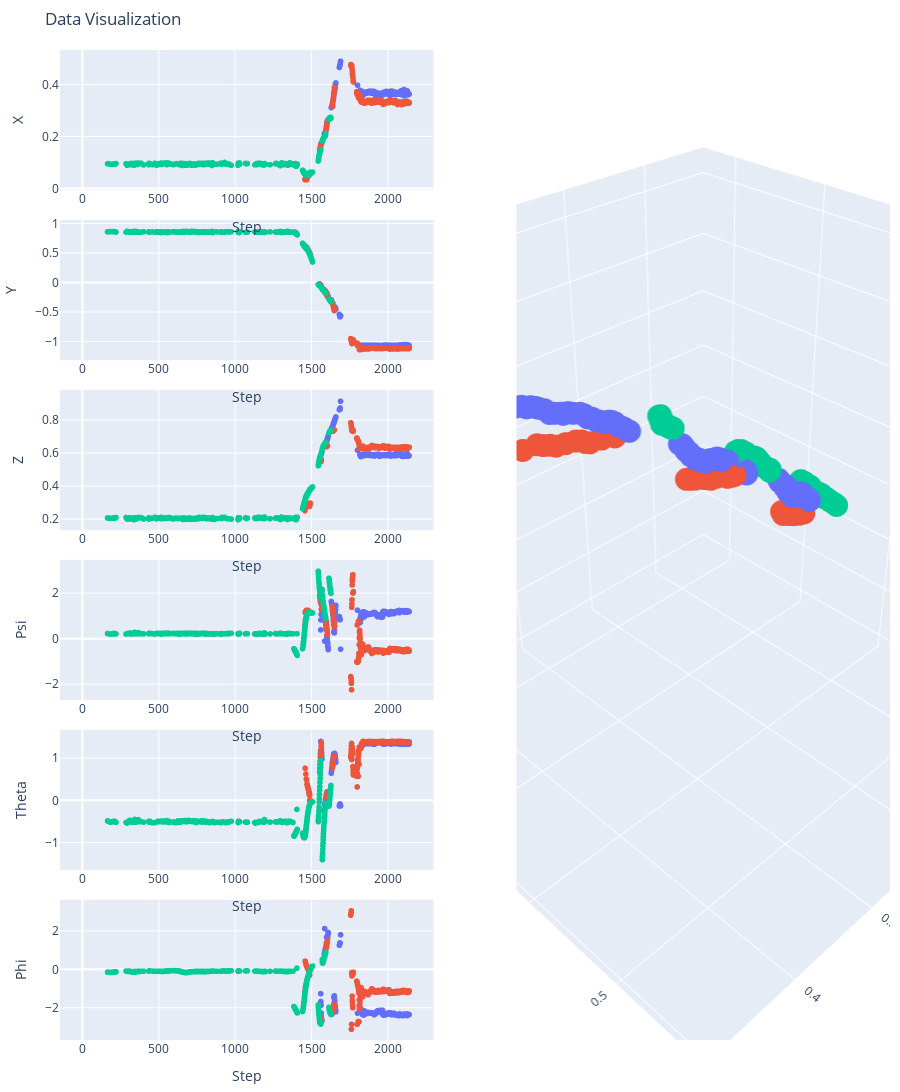

Notebook code for this chart:
### Markdown cell above
The first version of the graph is built with plotly to add interaction, allowing to check the position of points and use the sliders to offset the trajectories if need be.

The second version uses matplotlib to generate a static plot that looks better when exported.

To run this code, you first need to generate datapoints from main.py

### Code cell
import os
import glob
import pandas as pd
import plotly.express as px
import plotly.graph_objects as go
from plotly.subplots import make_subplots
from ipywidgets import interact, IntSlider, IntText, HBox, VBox, Button, Output
import numpy as np
import plotly.io as pio

output_dir = '/mnt/2To/jupyter_data/PdS_LC/program/all_results/vid246' #Where the files are 

files = sorted(glob.glob(os.path.join(output_dir, '*.txt')))
missing = []
DEFAULT_OFFSETS = [0,93,165] #Default offets between the files

dataframes = []
for csv, color in zip(files, ['r', 'g', 'b']): # Read and concatenate all data into a list of DataFrames
    df = pd.read_csv(csv, names=['filename', 'x', 'y', 'z', 'alpha', 'beta', 'gamma', 'center_x', 'center_y', 'rvec0', 'rvec1', 'rvec2', 'error', 'corners'], na_values=missing)
    df['color'] = color  # Add color column to differentiate datasets
    #df = df[1000:2000]
    dataframes.append(df)

output = Output() # Output widget to hold the plot


current_layout = {} # Store the current layout to preserve zoom levels


def update_plots(offset1=0, offset2=0, offset3=0): # Function to update the plots based on offsets
    global current_layout
    
    df1 = dataframes[0].copy()
    df2 = dataframes[1].copy()
    df3 = dataframes[2].copy()
    
    df1['adjusted_index'] = df1.index + offset1
    df2['adjusted_index'] = df2.index + offset2
    df3['adjusted_index'] = df3.index + offset3
    
    df_all = pd.concat([df1, df2, df3], ignore_index=True)
    
    fig = make_subplots(     # Create a subplot figure with 6 rows and 2 columns
        rows=6, cols=2,
        column_widths=[0.5, 0.5],
        row_heights=[0.16]*6,
        specs=[
            [{"type": "scatter"}, {"type": "scatter3d", "rowspan": 6}],
            [{"type": "scatter"}, None],
            [{"type": "scatter"}, None],
            [{"type": "scatter"}, None],
            [{"type": "scatter"}, None],
            [{"type": "scatter"}, None]
        ],
        horizontal_spacing=0.1,
        vertical_spacing=0.03
    )
    
    # Add 2D scatter plots to the left column
    for trace in px.scatter(df_all, x='adjusted_index', y='x', color='color').data:
        fig.add_trace(trace, row=1, col=1)
    for trace in px.scatter(df_all, x='adjusted_index', y='y', color='color').data:
        fig.add_trace(trace, row=2, col=1)
    for trace in px.scatter(df_all, x='adjusted_index', y='z', color='color').data:
        fig.add_trace(trace, row=3, col=1)
    for trace in px.scatter(df_all, x='adjusted_index', y='alpha', color='color').data:
        fig.add_trace(trace, row=4, col=1)
    for trace in px.scatter(df_all, x='adjusted_index', y='beta', color='color').data:
        fig.add_trace(trace, row=5, col=1)
    for trace in px.scatter(df_all, x='adjusted_index', y='gamma', color='color').data:
        fig.add_trace(trace, row=6, col=1)
    
    # Add 3D scatter plot to the right column
    for trace in px.scatter_3d(df_all, x='x', y='y', z='z', color='color').data:
        fig.add_trace(trace, row=1, col=2)
    
    fig.update_layout(     # Update layout and axes labels
        height=1200,
        showlegend=False,
        title_text="Data Visualization",
        margin=dict(l=10, r=10, t=50, b=50)
    )
    
    fig.update_xaxes(title_text="Step", row=1, col=1)
    fig.update_yaxes(title_text="X", row=1, col=1)
    
    fig.update_xaxes(title_text="Step", row=2, col=1)
    fig.update_yaxes(title_text="Y", row=2, col=1)
    
    fig.update_xaxes(title_text="Step", row=3, col=1)
    fig.update_yaxes(title_text="Z", row=3, col=1)
    
    fig.update_xaxes(title_text="Step", row=4, col=1)
    fig.update_yaxes(title_text="Psi", row=4, col=1)
    
    fig.update_xaxes(title_text="Step", row=5, col=1)
    fig.update_yaxes(title_text="Theta", row=5, col=1)
    
    fig.update_xaxes(title_text="Step", row=6, col=1)
    fig.update_yaxes(title_text="Phi", row=6, col=1)

    fig.update_scenes(aspectmode='cube', aspectratio=dict(x=1, y=1, z=1))
    
    if current_layout:
        fig.update_layout(**current_layout)
    
    with output:
        output.clear_output(wait=True)
        fig.show()
    
    current_layout = fig.layout.to_plotly_json()

# We create sliders
offset1_slider = IntSlider(min=0, max=1000, step=1, value=DEFAULT_OFFSETS[0], description='Offset DF 1')
offset2_slider = IntSlider(min=0, max=1000, step=1, value=DEFAULT_OFFSETS[1], description='Offset DF 2')
offset3_slider = IntSlider(min=0, max=1000, step=1, value=DEFAULT_OFFSETS[2], description='Offset DF 3')

# We add text inputs text inputs
offset1_text = IntText(value=offset1_slider.value, description='Value DF 1')
offset2_text = IntText(value=offset2_slider.value, description='Value DF 2')
offset3_text = IntText(value=offset3_slider.value, description='Value DF 3')

# We link sliders and text inputs
offset1_slider.observe(lambda change: offset1_text.set_trait('value', offset1_slider.value), names='value')
offset2_slider.observe(lambda change: offset2_text.set_trait('value', offset2_slider.value), names='value')
offset3_slider.observe(lambda change: offset3_text.set_trait('value', offset3_slider.value), names='value')

offset1_text.observe(lambda change: offset1_slider.set_trait('value', offset1_text.value), names='value')
offset2_text.observe(lambda change: offset2_slider.set_trait('value', offset2_text.value), names='value')
offset3_text.observe(lambda change: offset3_slider.set_trait('value', offset3_text.value), names='value')

# Add increment/decrement slider values
def increment_slider(slider):
    slider.value = slider.value + 1

def decrement_slider(slider):
    slider.value = slider.value - 1

# Add buttons for each slider
def create_buttons(slider):
    increment_button = Button(description='+')
    decrement_button = Button(description='-')
    increment_button.on_click(lambda b: increment_slider(slider))
    decrement_button.on_click(lambda b: decrement_slider(slider))
    return increment_button, decrement_button

# Layout sliders with buttons and text inputs
slider1_inc, slider1_dec = create_buttons(offset1_slider)
slider1_box = HBox([slider1_dec, offset1_slider, slider1_inc, offset1_text])

slider2_inc, slider2_dec = create_buttons(offset2_slider)
slider2_box = HBox([slider2_dec, offset2_slider, slider2_inc, offset2_text])

slider3_inc, slider3_dec = create_buttons(offset3_slider)
slider3_box = HBox([slider3_dec, offset3_slider, slider3_inc, offset3_text])

# Display sliders with buttons, text inputs, and the output
display(VBox([slider1_box, slider2_box, slider3_box]))
display(output)

# Use interact to update plots based on slider values
interact(update_plots, offset1=offset1_slider, offset2=offset2_slider, offset3=offset3_slider)

# Initial plot update
update_plots(offset1=DEFAULT_OFFSETS[0], offset2=DEFAULT_OFFSETS[1], offset3=DEFAULT_OFFSETS[2])

### Figure 1 — Plotly figure (JSON) as saved in the notebook; plotly's stock layout.template omitted (floating-point values rounded to 4 significant figures; data arrays with more than 128 entries replaced by an {"elided": "..."} marker saying what was removed)
{"data": [{"hovertemplate": "color=r<br>adjusted_index=%{x}<br>x=%{y}<extra></extra>", "legendgroup": "r", "marker": {"color": "#636efa", "symbol": "circle"}, "mode": "markers", "name": "r", "showlegend": true, "type": "scattergl", "x": {"elided": "2142 int values"}, "xaxis": "x", "y": {"elided": "2142 float values"}, "yaxis": "y"}, {"hovertemplate": "color=g<br>adjusted_index=%{x}<br>x=%{y}<extra></extra>", "legendgroup": "g", "marker": {"color": "#EF553B", "symbol": "circle"}, "mode": "markers", "name": "g", "showlegend": true, "type": "scattergl", "x": {"elided": "2050 int values"}, "xaxis": "x", "y": {"elided": "2050 float values"}, "yaxis": "y"}, {"hovertemplate": "color=b<br>adjusted_index=%{x}<br>x=%{y}<extra></extra>", "legendgroup": "b", "marker": {"color": "#00cc96", "symbol": "circle"}, "mode": "markers", "name": "b", "showlegend": true, "type": "scattergl", "x": {"elided": "1987 int values"}, "xaxis": "x", "y": {"elided": "1987 float values"}, "yaxis": "y"}, {"hovertemplate": "color=r<br>adjusted_index=%{x}<br>y=%{y}<extra></extra>", "legendgroup": "r", "marker": {"color": "#636efa", "symbol": "circle"}, "mode": "markers", "name": "r", "showlegend": true, "type": "scattergl", "x": {"elided": "2142 int values"}, "xaxis": "x2", "y": {"elided": "2142 float values"}, "yaxis": "y2"}, {"hovertemplate": "color=g<br>adjusted_index=%{x}<br>y=%{y}<extra></extra>", "legendgroup": "g", "marker": {"color": "#EF553B", "symbol": "circle"}, "mode": "markers", "name": "g", "showlegend": true, "type": "scattergl", "x": {"elided": "2050 int values"}, "xaxis": "x2", "y": {"elided": "2050 float values"}, "yaxis": "y2"}, {"hovertemplate": "color=b<br>adjusted_index=%{x}<br>y=%{y}<extra></extra>", "legendgroup": "b", "marker": {"color": "#00cc96", "symbol": "circle"}, "mode": "markers", "name": "b", "showlegend": true, "type": "scattergl", "x": {"elided": "1987 int values"}, "xaxis": "x2", "y": {"elided": "1987 float values"}, "yaxis": "y2"}, {"hovertemplate": "color=r<br>adjusted_index=%{x}<br>z=%{y}<extra></extra>", "legendgroup": "r", "marker": {"color": "#636efa", "symbol": "circle"}, "mode": "markers", "name": "r", "showlegend": true, "type": "scattergl", "x": {"elided": "2142 int values"}, "xaxis": "x3", "y": {"elided": "2142 float values"}, "yaxis": "y3"}, {"hovertemplate": "color=g<br>adjusted_index=%{x}<br>z=%{y}<extra></extra>", "legendgroup": "g", "marker": {"color": "#EF553B", "symbol": "circle"}, "mode": "markers", "name": "g", "showlegend": true, "type": "scattergl", "x": {"elided": "2050 int values"}, "xaxis": "x3", "y": {"elided": "2050 float values"}, "yaxis": "y3"}, {"hovertemplate": "color=b<br>adjusted_index=%{x}<br>z=%{y}<extra></extra>", "legendgroup": "b", "marker": {"color": "#00cc96", "symbol": "circle"}, "mode": "markers", "name": "b", "showlegend": true, "type": "scattergl", "x": {"elided": "1987 int values"}, "xaxis": "x3", "y": {"elided": "1987 float values"}, "yaxis": "y3"}, {"hovertemplate": "color=r<br>adjusted_index=%{x}<br>alpha=%{y}<extra></extra>", "legendgroup": "r", "marker": {"color": "#636efa", "symbol": "circle"}, "mode": "markers", "name": "r", "showlegend": true, "type": "scattergl", "x": {"elided": "2142 int values"}, "xaxis": "x4", "y": {"elided": "2142 float values"}, "yaxis": "y4"}, {"hovertemplate": "color=g<br>adjusted_index=%{x}<br>alpha=%{y}<extra></extra>", "legendgroup": "g", "marker": {"color": "#EF553B", "symbol": "circle"}, "mode": "markers", "name": "g", "showlegend": true, "type": "scattergl", "x": {"elided": "2050 int values"}, "xaxis": "x4", "y": {"elided": "2050 float values"}, "yaxis": "y4"}, {"hovertemplate": "color=b<br>adjusted_index=%{x}<br>alpha=%{y}<extra></extra>", "legendgroup": "b", "marker": {"color": "#00cc96", "symbol": "circle"}, "mode": "markers", "name": "b", "showlegend": true, "type": "scattergl", "x": {"elided": "1987 int values"}, "xaxis": "x4", "y": {"elided": "1987 float values"}, "yaxis": "y4"}, {"hovertemplate": "color=r<br>adjusted_index=%{x}<br>beta=%{y}<extra></extra>", "legendgroup": "r", "marker": {"color": "#636efa", "symbol": "circle"}, "mode": "markers", "name": "r", "showlegend": true, "type": "scattergl", "x": {"elided": "2142 int values"}, "xaxis": "x5", "y": {"elided": "2142 float values"}, "yaxis": "y5"}, {"hovertemplate": "color=g<br>adjusted_index=%{x}<br>beta=%{y}<extra></extra>", "legendgroup": "g", "marker": {"color": "#EF553B", "symbol": "circle"}, "mode": "markers", "name": "g", "showlegend": true, "type": "scattergl", "x": {"elided": "2050 int values"}, "xaxis": "x5", "y": {"elided": "2050 float values"}, "yaxis": "y5"}, {"hovertemplate": "color=b<br>adjusted_index=%{x}<br>beta=%{y}<extra></extra>", "legendgroup": "b", "marker": {"color": "#00cc96", "symbol": "circle"}, "mode": "markers", "name": "b", "showlegend": true, "type": "scattergl", "x": {"elided": "1987 int values"}, "xaxis": "x5", "y": {"elided": "1987 float values"}, "yaxis": "y5"}, {"hovertemplate": "color=r<br>adjusted_index=%{x}<br>gamma=%{y}<extra></extra>", "legendgroup": "r", "marker": {"color": "#636efa", "symbol": "circle"}, "mode": "markers", "name": "r", "showlegend": true, "type": "scattergl", "x": {"elided": "2142 int values"}, "xaxis": "x6", "y": {"elided": "2142 float values"}, "yaxis": "y6"}, {"hovertemplate": "color=g<br>adjusted_index=%{x}<br>gamma=%{y}<extra></extra>", "legendgroup": "g", "marker": {"color": "#EF553B", "symbol": "circle"}, "mode": "markers", "name": "g", "showlegend": true, "type": "scattergl", "x": {"elided": "2050 int values"}, "xaxis": "x6", "y": {"elided": "2050 float values"}, "yaxis": "y6"}, {"hovertemplate": "color=b<br>adjusted_index=%{x}<br>gamma=%{y}<extra></extra>", "legendgroup": "b", "marker": {"color": "#00cc96", "symbol": "circle"}, "mode": "markers", "name": "b", "showlegend": true, "type": "scattergl", "x": {"elided": "1987 int values"}, "xaxis": "x6", "y": {"elided": "1987 float values"}, "yaxis": "y6"}, {"hovertemplate": "color=r<br>x=%{x}<br>y=%{y}<br>z=%{z}<extra></extra>", "legendgroup": "r", "marker": {"color": "#636efa", "symbol": "circle"}, "mode": "markers", "name": "r", "scene": "scene", "showlegend": true, "type": "scatter3d", "x": {"elided": "2142 float values"}, "y": {"elided": "2142 float values"}, "z": {"elided": "2142 float values"}}, {"hovertemplate": "color=g<br>x=%{x}<br>y=%{y}<br>z=%{z}<extra></extra>", "legendgroup": "g", "marker": {"color": "#EF553B", "symbol": "circle"}, "mode": "markers", "name": "g", "scene": "scene", "showlegend": true, "type": "scatter3d", "x": {"elided": "2050 float values"}, "y": {"elided": "2050 float values"}, "z": {"elided": "2050 float values"}}, {"hovertemplate": "color=b<br>x=%{x}<br>y=%{y}<br>z=%{z}<extra></extra>", "legendgroup": "b", "marker": {"color": "#00cc96", "symbol": "circle"}, "mode": "markers", "name": "b", "scene": "scene", "showlegend": true, "type": "scatter3d", "x": {"elided": "1987 float values"}, "y": {"elided": "1987 float values"}, "z": {"elided": "1987 float values"}}], "layout": {"height": 1200, "margin": {"b": 50, "l": 10, "r": 10, "t": 50}, "scene": {"aspectmode": "cube", "aspectratio": {"x": 1, "y": 1, "z": 1}, "domain": {"x": [0.55, 1], "y": [0, 1]}}, "showlegend": false, "title": {"text": "Data Visualization"}, "xaxis": {"anchor": "y", "domain": [0, 0.45], "title": {"text": "Step"}}, "xaxis2": {"anchor": "y2", "domain": [0, 0.45], "title": {"text": "Step"}}, "xaxis3": {"anchor": "y3", "domain": [0, 0.45], "title": {"text": "Step"}}, "xaxis4": {"anchor": "y4", "domain": [0, 0.45], "title": {"text": "Step"}}, "xaxis5": {"anchor": "y5", "domain": [0, 0.45], "title": {"text": "Step"}}, "xaxis6": {"anchor": "y6", "domain": [0, 0.45], "title": {"text": "Step"}}, "yaxis": {"anchor": "x", "domain": [0.8583, 1], "title": {"text": "X"}}, "yaxis2": {"anchor": "x2", "domain": [0.6867, 0.8283], "title": {"text": "Y"}}, "yaxis3": {"anchor": "x3", "domain": [0.515, 0.6567], "title": {"text": "Z"}}, "yaxis4": {"anchor": "x4", "domain": [0.3433, 0.485], "title": {"text": "Psi"}}, "yaxis5": {"anchor": "x5", "domain": [0.1717, 0.3133], "title": {"text": "Theta"}}, "yaxis6": {"anchor": "x6", "domain": [0, 0.1417], "title": {"text": "Phi"}}}}
